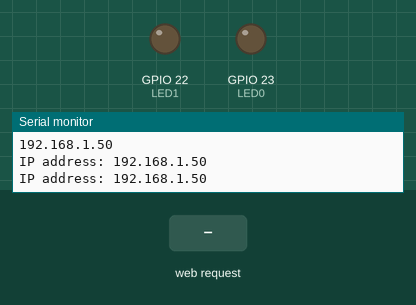
Simulated run of this sketch. Board: ESP32. Shown: output pins drawn as LEDs (lit = HIGH), the last lines printed to the serial monitor. The inputs (shaded band) are chosen by the test bench. WiFi joins after 1.5 s; servers stay silent unless stated.

Above: at 3.2 s.
3.3 s: HTTP request GET /?LED0=ON received
At 4.5 s:
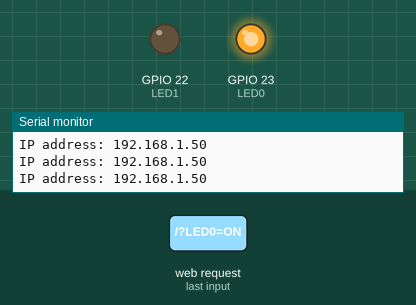
5.5 s: HTTP request GET /?LED1=ON received
At 6.3 s:
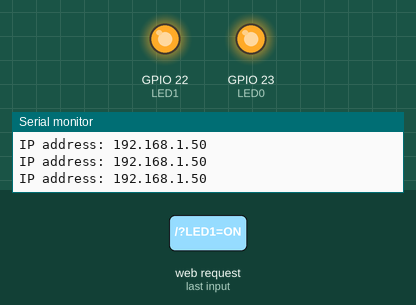
7.5 s: HTTP request GET /?LED0=OFF received
At 9.2 s:
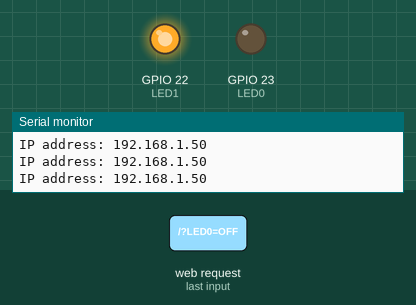
9.5 s: HTTP request GET /?LED1=OFF received
At 10.9 s:
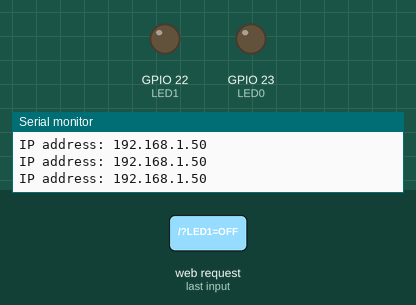
Timing chart, 0 to 12.5 s (numbered marks = the images above; inputs shaded):
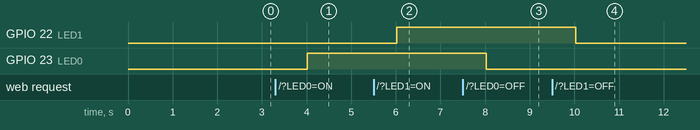

The sketch:

WEBSERVER.ino
```cpp
/*************************************************************
 *          WEB SERVER TO CONTROL 2 LEDs
 *          ============================
 *
 * This is a simple web server program. 2 LEDs are connected to
 * GPIO ports 23 and 22 of the ESP32 devkitc board. The project
 * controls these LEDs (turns ON or OFF) from a web server
 * application. For example, teh LEDs can be controlled from any
 * device that is on the web, for example, a PC, tablet, mobile
 * phone etc. when activated, a form will appear on the device
 * with buttons and clicking these buttons will control the
 * LEDs. The LEDs are named LED0 and LED1, connected to GPIO
 * ports 23 and 22 respectively.
 *
 *
 *  File:   WEBSERVER
 *  Author: Dogan Ibrahim
 *  Date:   August, 2017
 *
 **************************************************************/
#include <WiFi.h>
#define LED0 23
#define LED1 22

//
// Local Wi-Fi name and password
//
const char* ssid = "NCNU";
const char* password = "12345678";
WiFiServer server(80);

//
// The HTML code. This code will display two buttons on user's
// device which can be clicked to control the LEDs
//
String html ="<!DOCTYPE html> \
<html> \
<body> \
<center><h1>ESP32 Devkitc LED ON/OFF</h1></center> \
<center><h2>Web Server Example with 2 LEDs</h2></center> \
<form> \
<button name=\"LED0\" button style=\"color:green\" value=\"ON\" type=\"submit\">LED0 ON</button> \
<button name=\"LED0\" button style=\"color=red\" value=\"OFF\" type=\"submit\">LED0 OFF</button><br><br> \
<button name=\"LED1\" button style=\"color:green\" value=\"ON\" type=\"submit\">LED1 ON</button> \
<button name=\"LED1\" button style=\"color:red\" value=\"OFF\" type=\"submit\">LED1 OFF</button> \
</form> \
</body> \
</html>";

//
// This function connects the ESP32 Devkitc to the local Wi-Fi
// network. The network name and passwors are as specifed earlier
void Connect_WiFi()
{
      WiFi.begin(ssid, password);
      while(WiFi.status() != WL_CONNECTED)
      {
        delay(1000);
      }
}


//
// Configure LEDs as outputs, turn OFF the LEDs to start with,
// Connect to the local Wi-Fi, start the server
//
void setup()
{
    Serial.begin(9600) ;
    Serial.println("WEBSERVER Start") ;
    pinMode(LED0, OUTPUT);
    pinMode(LED1, OUTPUT);
    digitalWrite(LED0, LOW);
    digitalWrite(LED1, LOW);
    Connect_WiFi();
    server.begin();
    Serial.println("WiFi connected");
    Serial.println("IP address: ");
    Serial.println(WiFi.localIP());
}

//
// This is teh main program loop. Inside the main program we
// check for the client connection and send the HTML file so
// that it is displayed on user's device. The user clicks the
// buttons to control the LEDs.
//
void loop()
{
      Serial.print("IP address: ");
    Serial.println(WiFi.localIP());
    WiFiClient client=server.available();
    String request = client.readStringUntil('\r');
    client.flush();
//
// We control the LEDs depending upon the key click. Variable
// request holds the request and we search this string to see
// which LED should be turned ON/OFF. The contents of request
// is of the form (for example, to turn OFF LED0):
// "/?LED0=OFF", or similarly, to turn LED 1: "/?LED1=ON"
//
    if(request.indexOf("LED0=ON") != -1)digitalWrite(LED0, HIGH);
    if(request.indexOf("LED0=OFF") != -1)digitalWrite(LED0, LOW);
    if(request.indexOf("LED1=ON") != -1)digitalWrite(LED1, HIGH);
    if(request.indexOf("LED1=OFF") != -1)digitalWrite(LED1, LOW);
//
// The HTML page to be displayed on user's device
//
    client.print(html);
}
```

Measured:
- after the input at 3.3 s, GPIO 23 (LED0): LOW → HIGH after 0.71 s
- after the input at 5.5 s, GPIO 22 (LED1): LOW → HIGH after 0.52 s
- after the input at 7.5 s, GPIO 23 (LED0): HIGH → LOW after 0.52 s
- after the input at 9.5 s, GPIO 22 (LED1): HIGH → LOW after 0.53 s
